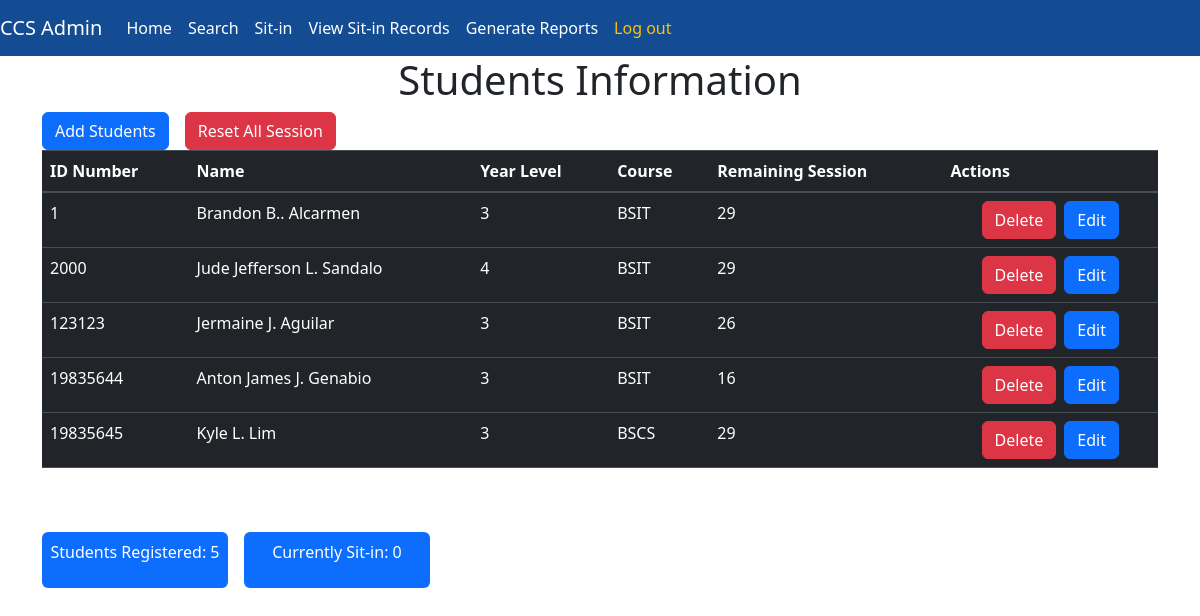
Page /static/Admin.php (signed in) on the earlier database version.
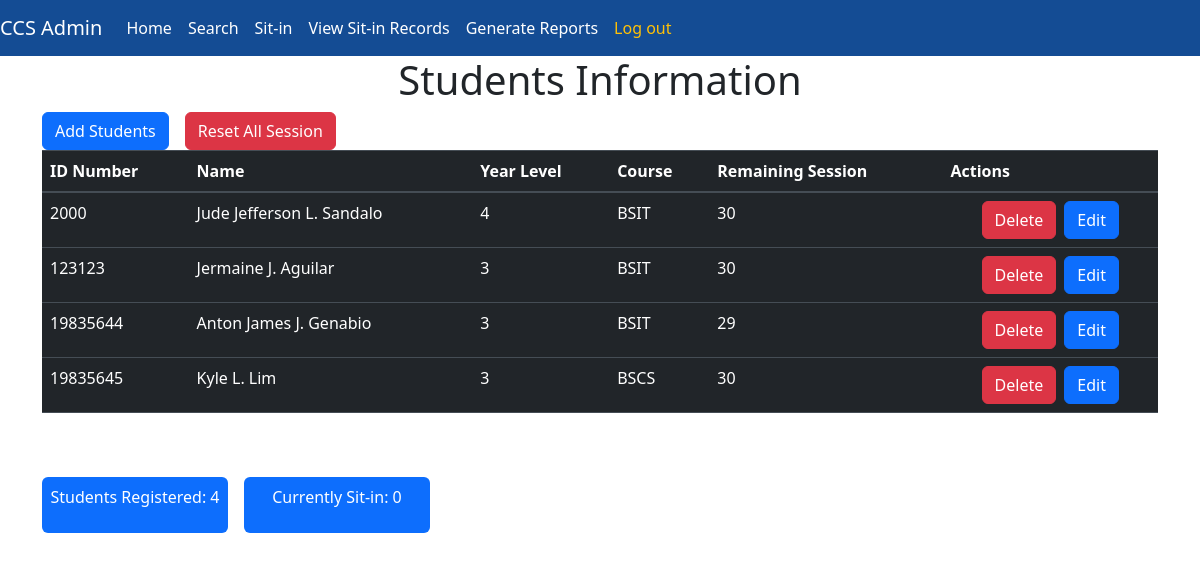
Same page on the later database version.
### tables this page shows
CREATE TABLE `students` (
  `id_number` int(11) NOT NULL,
  `lastName` varchar(50) NOT NULL,
  `firstName` varchar(50) NOT NULL,
  `middleName` varchar(50) NOT NULL,
  `yearLevel` int(11) NOT NULL,
  `password` varchar(50) NOT NULL,
  `course` varchar(20) NOT NULL,
  `email` varchar(50) NOT NULL,
  `address` varchar(50) NOT NULL,
  `status` varchar(10) NOT NULL
);

CREATE TABLE `student_session` (
  `id_number` int(11) NOT NULL,
  `session` int(11) NOT NULL
);

### static/Admin.php (the view, shortened to what this page needs)
<?php
  include('backend.php');
?>
<!DOCTYPE html>
<html lang="en">
<head>
    <link rel="stylesheet" href="https://cdn.jsdelivr.net/npm/bootstrap@4.3.1/dist/css/bootstrap.min.css">
    <link rel="stylesheet" href="https://cdnjs.cloudflare.com/ajax/libs/twitter-bootstrap/5.3.0/css/bootstrap.min.css">
    <link rel="stylesheet" href="https://cdn.datatables.net/2.0.2/css/dataTables.bootstrap5.css">
</head>
<body>
<nav class="navbar navbar-expand-lg navbar-light " style="background-color: #144c94">
  <a class="navbar-brand text-white" href="#">CCS Admin</a>
  <div class="collapse navbar-collapse" id="navbarNav">
    <ul class="navbar-nav">
      <li class="nav-item active">
        <a class="nav-link text-white"  href="Admin.php">Home</a>
      </li>
      <li class="nav-item">
        <a type="button" class="nav-link text-white" data-toggle="modal" data-target="#exampleModal">Search</a>
      </li>
      <li class="nav-item">
        <a class="nav-link text-white" href="Records.php"> Sit-in</a>
      </li>
      <li class="nav-item">
        <a class="nav-link text-white" href="ViewRecords.php">View Sit-in Records</a>
      </li>
      <li class="nav-item">
        <a class="nav-link  text-white" href="Report.php">Generate Reports</a>
      </li>
      <li class="nav-item">
        <a class="btn nav-link text-warning"  href="Login.php">Log out</a>
      </li>
    </ul>
  </div>
</nav>
<h1 class="text-center">Students Information</h1>
<div class="container d-flex flex-row  gap-3 ">
  <a class="btn btn-primary " href="Add.php">Add Students</a>
  <form action="Admin.php" method="POST">
  <button class="btn btn-danger " name="reset">Reset All Session</button>
</form>
</div>
  <?php
    $con = mysqli_connect('localhost', 'root', '', 'ccs_system');
		$sqlTable = " SELECT students.id_number, students.firstName,
     students.middleName, students.lastName , students.yearLevel,
      students.course, student_session.session from students
       inner join student_session on student_session.id_number = students.id_number where students.status = 'TRUE'";
		$result = mysqli_query($con, $sqlTable);
    if(mysqli_num_rows($result) > 0)
        {
          $listPerson = [];
          while($row = mysqli_fetch_array($result)) {
              $listPerson[] = $row;
          }
        }
  ?>
  <div class="container">
<table id="example" class="table table-dark display compact " style="width:100%">
    <thead>
        <tr>
            <th>ID Number</th>
            <th>Name</th>
            <th>Year Level</th>
            <th>Course</th>
            <th>Remaining Session</th>
            <th>Actions</th>
        </tr>
    </thead>
    <tbody>
        <?php foreach ($listPerson as $person): ?>
            <tr>
                <td><?php echo $person['id_number']; ?></td>
                <td><?php echo $person['firstName']." ".$person['middleName'].". ".$person['lastName']; ?></td>
                <td><?php echo $person['yearLevel']; ?></td>
                <td><?php echo $person['course']; ?></td>
                <td><?php echo $person['session']; ?></td>
                <td class="align-middle">
    <form action="Admin.php" method="POST" class="d-flex justify-content-center align-items-center">
        <button type="submit" name="delete" class="btn btn-danger mr-2">Delete</button>
        <button type="submit" name="edit" class="btn btn-primary">Edit</button>
    </form>
</td>
            </tr>
        <?php endforeach; ?>
    </tbody>
</table>
  </div>
  <br>
  <br>
  <?php
    $number = " SELECT count(id_number) as id from students where status = 'TRUE';";
    $stats = "SELECT count(sit_id) as id from student_sit_in where status = 'Active';";
    $result = mysqli_query($con, $number);
    $user = mysqli_fetch_array($result, MYSQLI_ASSOC);
    $result1 = mysqli_query($con, $stats);
    $user1 = mysqli_fetch_array($result1, MYSQLI_ASSOC);
  ?>
  <div class="d-flex flex-row gap-3 text-center container   ">
    <div class="text-white bg-primary  col-2 p-2 rounded ">
      <p>Students Registered: <?php echo $user['id'];?></p>
    </div>
    <div class="text-white bg-primary col-2 p-2 rounded ">
      <p>Currently Sit-in: <?php echo $user1['id'];?></p>
    </div>
  </div>
</body>
</html>

Differences in the rows shown:
no longer on this page (row edited): students: id_number "1", firstName "Brandon", middleName "B.", lastName "Alcarmen", yearLevel "3", course "BSIT", student_session.session "29"
changed through a linked row, students "Jude Jefferson": student_session.session "29" → "30"
changed through a linked row, students "Jermaine": student_session.session "26" → "30"
changed through a linked row, students "Anton James": student_session.session "16" → "29"
changed through a linked row, students "Kyle": student_session.session "29" → "30"
Other differences:
$user['id']: "5" → "4"
